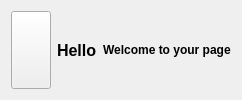
      <widget class="QWidget" name="heade_widget" native="true">
       <layout class="QHBoxLayout" name="horizontalLayout_4">
        <item>
         <layout class="QHBoxLayout" name="horizontalLayout_2">
          <item>
           <widget class="QPushButton" name="p17">
            <property name="maximumSize">
             <size>
              <width>16777215</width>
              <height>16777213</height>
             </size>
            </property>
            <property name="text">
             <string/>
            </property>
            <property name="icon">
             <iconset resource="resource.qrc">
              <normaloff>:/img/img/align-justify.svg</normaloff>:/img/img/align-justify.svg</iconset>
            </property>
            <property name="checkable">
             <bool>true</bool>
            </property>
           </widget>
          </item>
          <item>
           <widget class="QLabel" name="label">
            <property name="font">
             <font>
              <pointsize>12</pointsize>
              <bold>true</bold>
             </font>
            </property>
            <property name="text">
             <string>Hello</string>
            </property>
           </widget>
          </item>
          <item>
           <widget class="QLabel" name="label_2">
            <property name="font">
             <font>
              <bold>true</bold>
             </font>
            </property>
            <property name="text">
             <string>Welcome to your page</string>
            </property>
           </widget>
          </item>
         </layout>
        </item>
       </layout>
      </widget>
